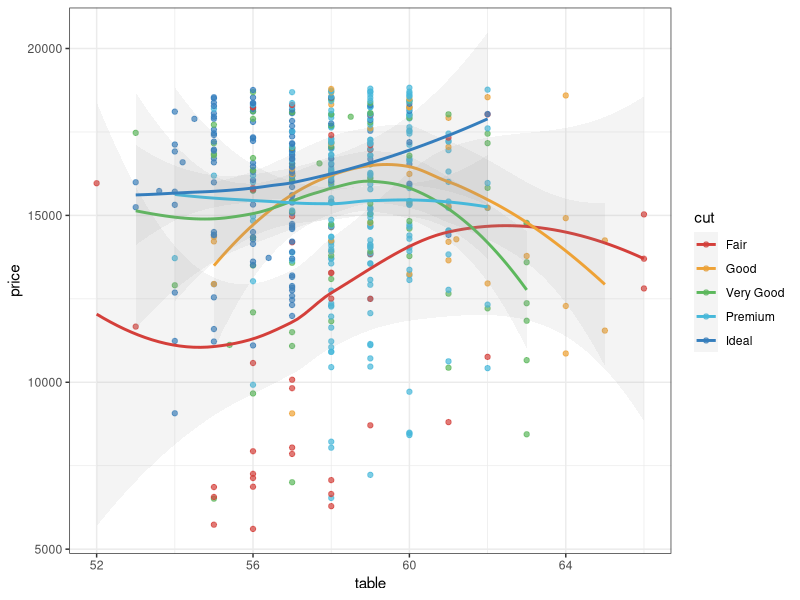
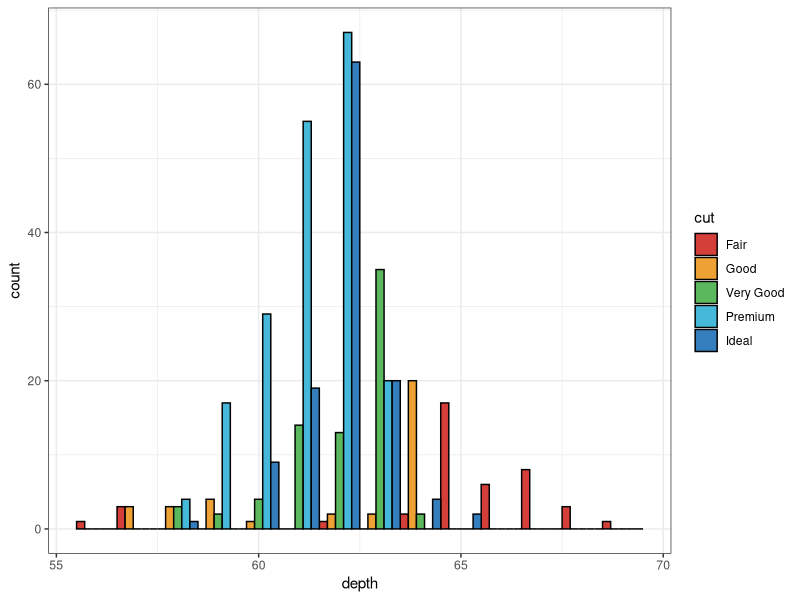

Write R code to recreate these figures, in order.
library(ggsci)


### Name: scale_color_locuszoom
### Title: LocusZoom Color Scales
### Aliases: scale_color_locuszoom scale_colour_locuszoom
###   scale_fill_locuszoom

### ** Examples

library("ggplot2")
data("diamonds")

ggplot(subset(diamonds, carat >= 2.2),
       aes(x = table, y = price, colour = cut)) +
  geom_point(alpha = 0.7) +
  geom_smooth(method = "loess", alpha = 0.1, size = 1, span = 1) +
  theme_bw() + scale_color_locuszoom()

ggplot(subset(diamonds, carat > 2.2 & depth > 55 & depth < 70),
       aes(x = depth, fill = cut)) +
  geom_histogram(colour = "black", binwidth = 1, position = "dodge") +
  theme_bw() + scale_fill_locuszoom()
